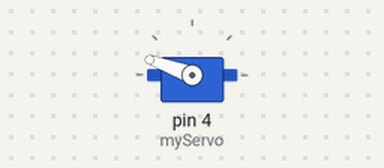
Simulated run of this sketch. Board: Arduino Uno, built with avr-gcc and run on an emulated ATmega328P. Parts: servo. What the sketch prints to the serial monitor is not drawn.

Above: at 0.05 s.
At 3.0 s:
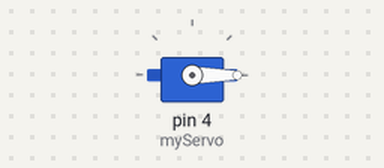
Timing chart, 0 to 6.9 s (numbered marks = the images above):
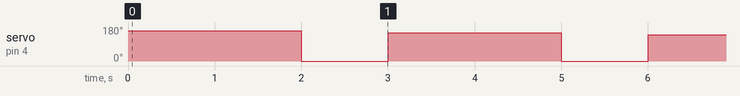

The sketch:

servo_dof_test.ino
```cpp
#include <Servo.h>

Servo myServo;
int iterations = 1;

void setup() {
  // put your setup code here, to run once:
  myServo.attach(4);

  Serial.begin(9600);
}

void loop() {
  // put your main code here, to run repeatedly:

  int pos = 160; // change this for testing values

  while(pos >= 0) {
    Serial.print("Degrees now: ");
    Serial.print(pos);
    Serial.print("\n");

    myServo.write(pos);
    delay(2000);
    myServo.write(0);
    delay(1000);
    pos = pos - 10;
  }
}
```
